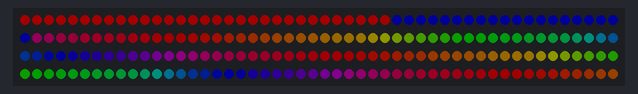
This program was run on a simulated ESP8266 (Wemos D1 mini). On the bench: 200 RGB LEDs in strip order, left to right, continuing on the next row. Dim RGB values are drawn brighter than linear.

Above: at 0.45 s.
At 5.06 s:
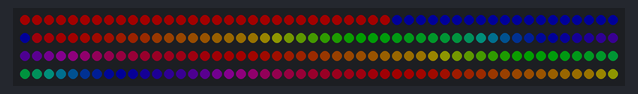
At 9.97 s:
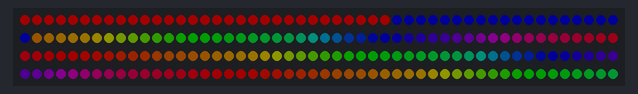
At 19.8 s:
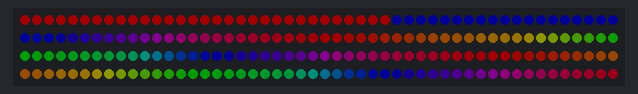
At 29.63 s:
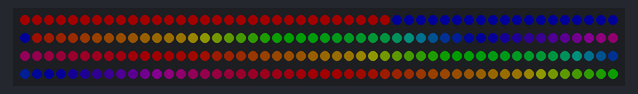
At 39.46 s:
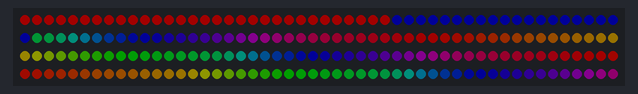

The program:

main.cpp
```cpp
#include "FastLED.h"

FASTLED_USING_NAMESPACE


#define NUM_LEDS 200
#define NUM_LEDS_S2  50
#define NUM_LEDS_G  31
#define NUM_LEDS_U 30
#define NUM_LEDS_N 10
#define NUM_LEDS_S1 10


CRGBArray<NUM_LEDS> leds;
CRGBSet leds_S2(leds, 0,                                                                    NUM_LEDS_S2);
CRGBSet leds_G(leds, NUM_LEDS_S2,                                                           NUM_LEDS_G);
// CRGBSet leds_U(leds, NUM_LEDS_S2+NUM_LEDS_G,                                                 NUM_LEDS_U);

#define BRIGHTNESS          35
#define FRAMES_PER_SECOND  120


uint8_t gHue = 0; // rotating "base color" used by many of the patterns

void setup() {
  delay(200); // 3 second delay for recovery

  // tell FastLED there's 60 NEOPIXEL leds on pin 3, starting at index 0 in the led array
  FastLED.addLeds<NEOPIXEL, D3>(leds, 0, NUM_LEDS).setCorrection(TypicalLEDStrip);

  // set master brightness control
  FastLED.setBrightness(BRIGHTNESS);
  FastLED.setTemperature( Tungsten100W  ); // first temperature

}

void loop()
{
  fill_rainbow( leds, NUM_LEDS, gHue, 4);
  leds_S2=CRGB::Red;
  leds_G=CRGB::Blue;
  // leds_U=CRGB::Blue;
  // fill_rainbow( leds_G, NUM_LEDS_N, gHue, 4);
  // send the 'leds' array out to the actual LED strip
  FastLED.show();
  // insert a delay to keep the framerate modest
  FastLED.delay(1000/FRAMES_PER_SECOND);

  // do some periodic updates
  EVERY_N_MILLISECONDS( 1 ) { gHue = gHue+1; } // slowly cycle the "base color" through the rainbow
}
```
